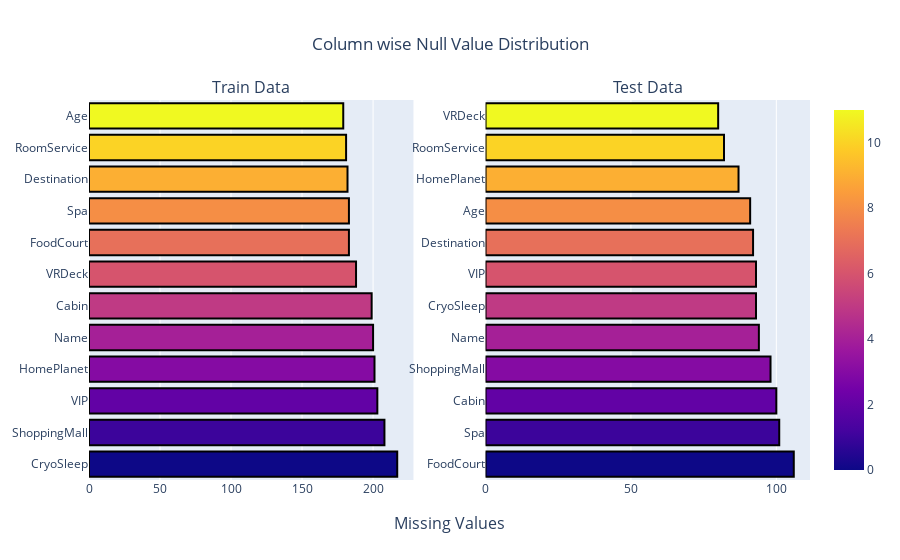

Notebook cell for this chart:
### Code cell
fig = make_subplots(rows=1, 
                    cols=2,
                    column_titles = ["Train Data", "Test Data"] ,
                    x_title="Missing Values")

fig.add_trace(go.Bar(x=train_null[0],
                     y=train_null.index,
                     orientation="h",
                     marker=dict(color=[n for n in range(12)], 
                                 line_color='rgb(0,0,0)' , 
                                 line_width = 2,
                                 coloraxis="coloraxis")),
              1, 1)
fig.add_trace(go.Bar(x=test_null[0], 
                     y=test_null.index,
                     orientation="h",
                     marker=dict(color=[n for n in range(12)], 
                                 line_color='rgb(0,0,0)', 
                                 line_width = 2,
                                 coloraxis="coloraxis")),
              1, 2)

fig.update_layout(showlegend=False, title_text="Column wise Null Value Distribution", title_x=0.5)

### Figure 1 — Plotly figure (JSON) as saved in the notebook; plotly's stock layout.template omitted (floating-point values rounded to 4 significant figures)
{"data": [{"marker": {"color": [0, 1, 2, 3, 4, 5, 6, 7, 8, 9, 10, 11], "coloraxis": "coloraxis", "line": {"color": "rgb(0,0,0)", "width": 2}}, "orientation": "h", "type": "bar", "x": [217, 208, 203, 201, 200, 199, 188, 183, 183, 182, 181, 179], "xaxis": "x", "y": ["CryoSleep", "ShoppingMall", "VIP", "HomePlanet", "Name", "Cabin", "VRDeck", "FoodCourt", "Spa", "Destination", "RoomService", "Age"], "yaxis": "y"}, {"marker": {"color": [0, 1, 2, 3, 4, 5, 6, 7, 8, 9, 10, 11], "coloraxis": "coloraxis", "line": {"color": "rgb(0,0,0)", "width": 2}}, "orientation": "h", "type": "bar", "x": [106, 101, 100, 98, 94, 93, 93, 92, 91, 87, 82, 80], "xaxis": "x2", "y": ["FoodCourt", "Spa", "Cabin", "ShoppingMall", "Name", "CryoSleep", "VIP", "Destination", "Age", "HomePlanet", "RoomService", "VRDeck"], "yaxis": "y2"}], "layout": {"annotations": [{"font": {"size": 16}, "showarrow": false, "text": "Train Data", "x": 0.225, "xanchor": "center", "xref": "paper", "y": 1, "yanchor": "bottom", "yref": "paper"}, {"font": {"size": 16}, "showarrow": false, "text": "Test Data", "x": 0.775, "xanchor": "center", "xref": "paper", "y": 1, "yanchor": "bottom", "yref": "paper"}, {"font": {"size": 16}, "showarrow": false, "text": "Missing Values", "x": 0.5, "xanchor": "center", "xref": "paper", "y": 0, "yanchor": "top", "yref": "paper", "yshift": -30}], "showlegend": false, "title": {"text": "Column wise Null Value Distribution", "x": 0.5}, "xaxis": {"anchor": "y", "domain": [0, 0.45]}, "xaxis2": {"anchor": "y2", "domain": [0.55, 1]}, "yaxis": {"anchor": "x", "domain": [0, 1]}, "yaxis2": {"anchor": "x2", "domain": [0, 1]}}}
